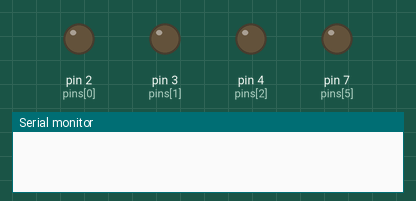
Recording of a sketch running on a simulated Arduino Uno, built with avr-gcc and run on an emulated ATmega328P. Parts: output pins drawn as LEDs (lit = HIGH), the last lines printed to the serial monitor.

Above: at 0.1 s.
At 8.1 s:
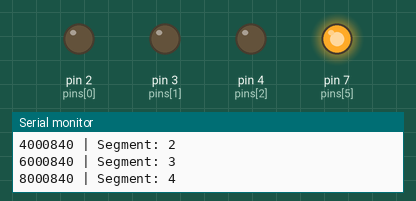
At 20.1 s:
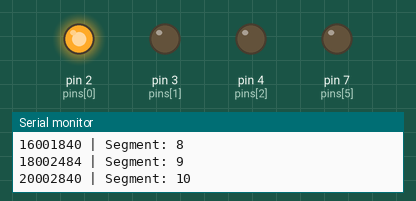
At 28.1 s:
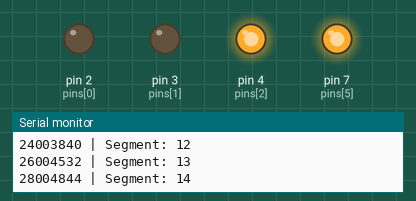
At 30.1 s:
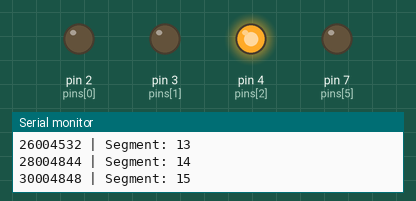
At 38.1 s:
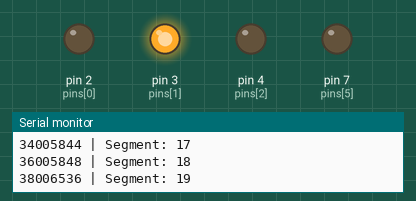
Timing chart, 0 to 39.6 s (numbered marks = the images above):
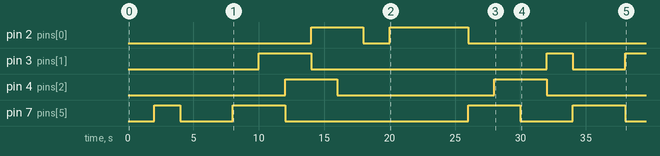

Measured:
- by itself, pin 2 (pins[0]): LOW → HIGH at 14.0 s, → LOW 4.0 s later, → HIGH 2.0 s later, → LOW 6.0 s later
- by itself, pin 3 (pins[1]): goes HIGH 4.0 s, LOW 18.0 s, HIGH 2.0 s, LOW 4.0 s, then HIGH
- by itself, pin 4 (pins[2]): alternates HIGH for 4.0 s and LOW for 12.0 s
- by itself, pin 7 (pins[5]): LOW → HIGH at 2.0 s, → LOW 2.0 s later, → HIGH 4.0 s later, → LOW 4.0 s later, … (8 changes in this stretch)

The sketch:

STC-100-decode-display.ino
```cpp
const int pins[7] = {2, 3, 4, 5, 6, 7, 8};

const int segment_map[31][2] = {
//pins[G], pins[V]
    {6, 5},  // Segment 1: G7 V6
    {5, 6},  // Segment 2: G6 V7
    {5, 3},  // Segment 3: G6 V4
    {4, 5},  // Segment 4: G5 V6
    {0, 1},  // Segment 5: G1 V2
    {0, 2},  // Segment 6: G1 V3
    {3, 0},  // Segment 7: G4 V1
    {4, 0},  // Segment 8: G5 V1
    {0, 3},  // Segment 9: G1 V4
    {1, 0},  // Segment 10: G2 V1
    {2, 0},  // Segment 11: G3 V1
    {4, 6},  // Segment 12: G5 V7
    {2, 5},  // Segment 13: G3 V6
    {1, 2},  // Segment 14: G2 V3
    {1, 3},  // Segment 15: G2 V4
    {4, 1},  // Segment 16: G5 V2
    {1, 5},  // Segment 17: G2 V6
    {1, 4},  // Segment 18: G2 V5
    {2, 1},  // Segment 19: G3 V2
    {3, 1},  // Segment 20: G4 V2
    {2, 3},  // Segment 21: G3 V4
    {4, 3},  // Segment 22: G5 V4
    {2, 4},  // Segment 23: G3 V5
    {3, 4},  // Segment 24: G4 V5
    {5, 0},  // Segment 25: G6 V1
    {5, 2},  // Segment 26: G6 V3
    {3, 2},  // Segment 27: G4 V3
    {4, 2},  // Segment 28: G5 V3
    {3, 5},  // Segment 29: G4 V6
    {5, 4},  // Segment 30: G6 V5
    {6, 4}   // Segment 31: G7 V5
};

unsigned long refresh_rate_micros = 2000000;
unsigned long previous_micros = 0;
int current_segment = 0;

void set_to_input()
{
    for(auto i : pins) pinMode(i, INPUT);
}

void set_to_output()
{
    for(auto i : pins) pinMode(i, OUTPUT);
}

void light_segment(int segment)
{
    set_to_output();
    int gnd_pin = segment_map[segment - 1][0];
    int vcc_pin = segment_map[segment - 1][1];

    for(int i = 0; i < 7; i++)
    {
        if(i == gnd_pin || i == vcc_pin)
        {
            pinMode(pins[i], OUTPUT);
        }
        else
        {
            pinMode(pins[i], INPUT); //turning the other pins into INPUT (floating state) to simulate pins being physically removed from the breadboard
        }
    }

    digitalWrite(pins[gnd_pin], LOW);
    digitalWrite(pins[vcc_pin], HIGH);
}

void setup() {
  // put your setup code here, to run once:
  Serial.begin(9600);
    set_to_output();
}

void loop() {
  // put your main code here, to run repeatedly:
    unsigned long current_micros = micros();
    if(current_micros - previous_micros >= refresh_rate_micros)
    {
        previous_micros = current_micros;
        current_segment++;
        Serial.print(current_micros);
        Serial.print(" | ");
        Serial.print("Segment: ");
        Serial.println(current_segment);
        if(current_segment >= 31)
        {
            current_segment = 0;
        }
        light_segment(current_segment);
    }
}
```
